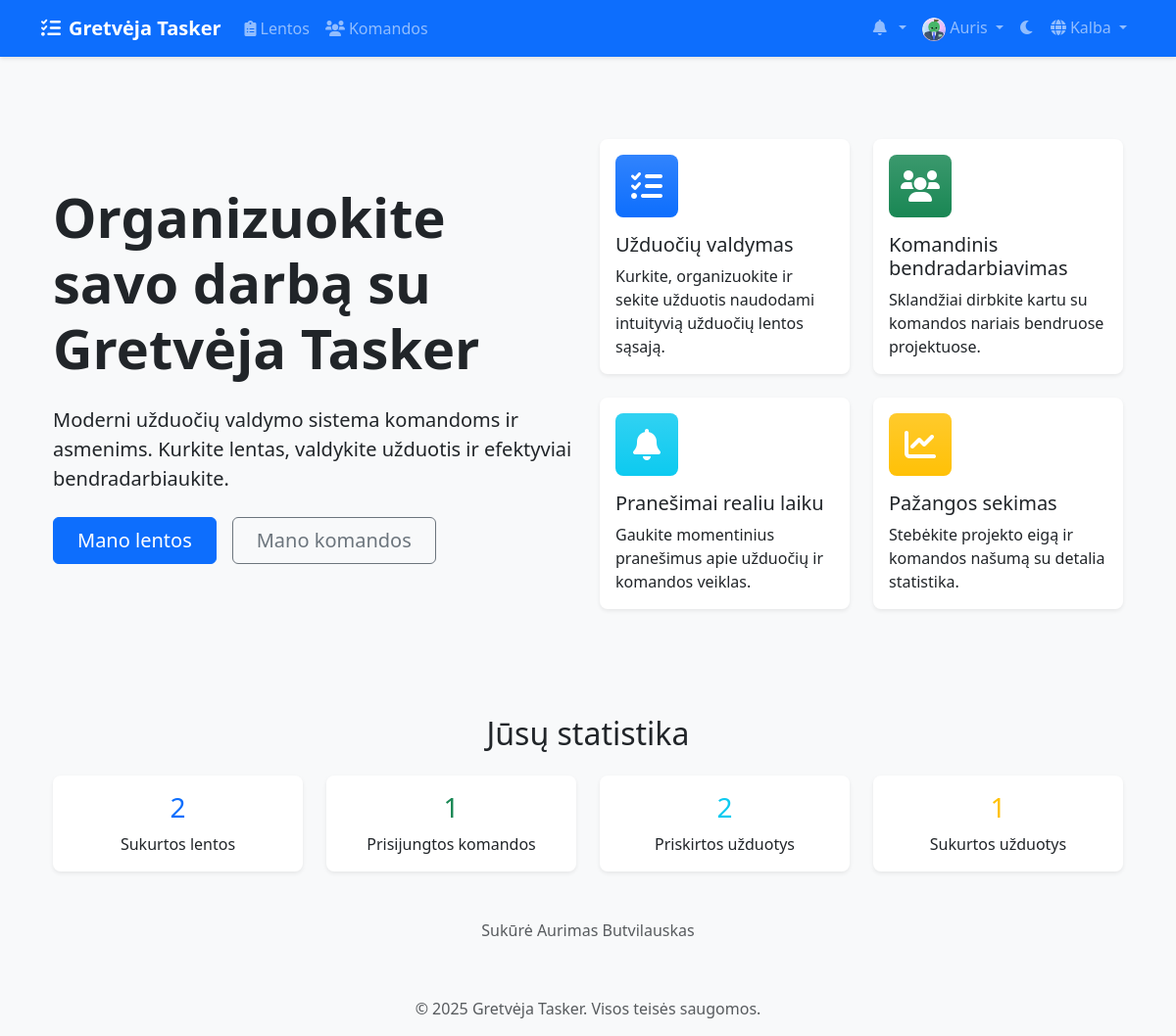
/lt/ (signed in), run on the app's committed database.
### accounts/models.py (models this page shows, shortened)
class CustomUser(AbstractUser):
    email = models.EmailField(_('email address'), unique=True)
    avatar = models.ImageField(upload_to='avatars/', null=True, blank=True)
    bio = models.TextField(max_length=500, blank=True)
    theme_preference = models.CharField(
        max_length=10,
        choices=[('light', 'Light'), ('dark', 'Dark')],
        default='light'
    )
    notification_preferences = models.JSONField(
        default=dict,
        help_text=_('User notification preferences')
    )
    class Meta:
        verbose_name = _('user')
        verbose_name_plural = _('users')

### templates/home.html (shortened to what this page needs)
{% extends 'base.html' %}
{% load static %}
{% load i18n %}
{% block content %}
<div class="container">
    <div class="row align-items-center min-vh-75">
        <div class="col-lg-6">
            <h1 class="display-4 fw-bold mb-4">{% trans "Organize Your Work with Gretvėja Tasker" %}</h1>
            <p class="lead mb-4">{% trans "A modern task management solution for teams and individuals. Create boards, manage tasks, and collaborate effectively." %}</p>
            {% if not user.is_authenticated %}
                <div class="d-grid gap-2 d-md-flex justify-content-md-start">
                    <a href="{% url 'account_signup' %}" class="btn btn-primary btn-lg px-4 me-md-2">{% trans "Get Started" %}</a>
                    <a href="{% url 'account_login' %}" class="btn btn-outline-secondary btn-lg px-4">{% trans "Sign In" %}</a>
                </div>
            {% else %}
                <div class="d-grid gap-2 d-md-flex justify-content-md-start">
                    <a href="{% url 'boards:board_list' %}" class="btn btn-primary btn-lg px-4 me-md-2">{% trans "My Boards" %}</a>
                    <a href="{% url 'teams:team_list' %}" class="btn btn-outline-secondary btn-lg px-4">{% trans "My Teams" %}</a>
                </div>
            {% endif %}
        </div>
        <div class="col-lg-6">
            <div class="row g-4">
                <div class="col-md-6">
                    <div class="card h-100 border-0 shadow-sm">
                        <div class="card-body">
                            <div class="feature-icon bg-primary bg-gradient text-white rounded-3 mb-3">
                                <i class="fas fa-tasks fa-2x p-3"></i>
                            </div>
                            <h5 class="card-title">{% trans "Task Management" %}</h5>
                            <p class="card-text">{% trans "Create, organize, and track tasks with our intuitive task board interface." %}</p>
                        </div>
                    </div>
                </div>
                <div class="col-md-6">
                    <div class="card h-100 border-0 shadow-sm">
                        <div class="card-body">
                            <div class="feature-icon bg-success bg-gradient text-white rounded-3 mb-3">
                                <i class="fas fa-users fa-2x p-3"></i>
                            </div>
                            <h5 class="card-title">{% trans "Team Collaboration" %}</h5>
                            <p class="card-text">{% trans "Work together seamlessly with team members on shared projects." %}</p>
                        </div>
                    </div>
                </div>
                <div class="col-md-6">
                    <div class="card h-100 border-0 shadow-sm">
                        <div class="card-body">
                            <div class="feature-icon bg-info bg-gradient text-white rounded-3 mb-3">
                                <i class="fas fa-bell fa-2x p-3"></i>
                            </div>
                            <h5 class="card-title">{% trans "Real-time Notifications" %}</h5>
                            <p class="card-text">{% trans "Stay updated with instant notifications about task and team activities." %}</p>
                        </div>
                    </div>
                </div>
                <div class="col-md-6">
                    <div class="card h-100 border-0 shadow-sm">
                        <div class="card-body">
                            <div class="feature-icon bg-warning bg-gradient text-white rounded-3 mb-3">
                                <i class="fas fa-chart-line fa-2x p-3"></i>
                            </div>
                            <h5 class="card-title">{% trans "Progress Tracking" %}</h5>
                            <p class="card-text">{% trans "Monitor project progress and team performance with detailed statistics." %}</p>
                        </div>
                    </div>
                </div>
            </div>
        </div>
    </div>
    {% if user.is_authenticated %}
    <div class="row mt-5">
        <div class="col-12">
            <h2 class="text-center mb-4">{% trans "Your Statistics" %}</h2>
        </div>
        <div class="col-md-3">
            <div class="card text-center border-0 shadow-sm">
                <div class="card-body">
                    <h3 class="card-title text-primary">{{ user.owned_boards.count }}</h3>
                    <p class="card-text">{% trans "Boards Created" %}</p>
                </div>
            </div>
        </div>
        <div class="col-md-3">
            <div class="card text-center border-0 shadow-sm">
                <div class="card-body">
                    <h3 class="card-title text-success">{{ user.teams.count }}</h3>
                    <p class="card-text">{% trans "Teams Joined" %}</p>
                </div>
            </div>
        </div>
        <div class="col-md-3">
            <div class="card text-center border-0 shadow-sm">
                <div class="card-body">
                    <h3 class="card-title text-info">{{ user.assigned_tasks.count }}</h3>
                    <p class="card-text">{% trans "Tasks Assigned" %}</p>
                </div>
            </div>
        </div>
        <div class="col-md-3">
            <div class="card text-center border-0 shadow-sm">
                <div class="card-body">
                    <h3 class="card-title text-warning">{{ user.created_tasks.count }}</h3>
                    <p class="card-text">{% trans "Tasks Created" %}</p>
                </div>
            </div>
        </div>
    </div>
    {% endif %}
    <div class="row mt-5">
        <div class="col-12 text-center">
            <p class="text-muted">{% trans "Created by Aurimas Butvilauskas" %}</p>
        </div>
    </div>
</div>
{% endblock %}

### templates/base.html (shortened to what this page needs)
{% load static %}
{% load compress %}
{% load i18n %}
<!DOCTYPE html>
<html lang="{{ LANGUAGE_CODE }}" data-bs-theme="light">
<head>
    <link href="https://cdn.jsdelivr.net/npm/bootstrap@5.3.2/dist/css/bootstrap.min.css" rel="stylesheet">
    <link href="https://cdnjs.cloudflare.com/ajax/libs/font-awesome/6.0.0/css/all.min.css" rel="stylesheet">
    <link href="https://cdn.jsdelivr.net/npm/select2@4.1.0-rc.0/dist/css/select2.min.css" rel="stylesheet">
    <link href="https://cdn.jsdelivr.net/npm/select2-bootstrap-5-theme@1.3.0/dist/select2-bootstrap-5-theme.min.css" rel="stylesheet">
    {% compress css %}
    <link href="{% static 'css/style.css' %}" rel="stylesheet">
    {% endcompress %}
</head>
<body>
    <nav class="navbar navbar-expand-lg navbar-dark bg-primary">
        <div class="container">
            <a class="navbar-brand" href="{% url 'home' %}">
                <i class="fas fa-tasks me-2"></i>{% trans "Gretvėja Tasker" %}
            </a>
            <div class="collapse navbar-collapse" id="navbarNav">
                <ul class="navbar-nav me-auto">
                    {% if user.is_authenticated %}
                        <li class="nav-item">
                            <a class="nav-link" href="{% url 'boards:board_list' %}">
                                <i class="fas fa-clipboard-list me-1"></i>{% trans "Boards" %}
                            </a>
                        </li>
                        <li class="nav-item">
                            <a class="nav-link" href="{% url 'teams:team_list' %}">
                                <i class="fas fa-users me-1"></i>{% trans "Teams" %}
                            </a>
                        </li>
                    {% endif %}
                </ul>
                <ul class="navbar-nav">
                    {% if user.is_authenticated %}
                        <li class="nav-item dropdown">
                            <a class="nav-link dropdown-toggle" href="#" id="notificationsDropdown" role="button" data-bs-toggle="dropdown">
                                <i class="fas fa-bell me-1"></i>
                            </a>
                        </li>
                        <li class="nav-item dropdown">
                            <a class="nav-link dropdown-toggle" href="#" id="userDropdown" role="button" data-bs-toggle="dropdown">
                                {% if user.avatar %}
                                    <img src="{{ user.avatar.url }}" alt="{% trans 'Avatar' %}" class="rounded-circle" width="24" height="24">
                                {% else %}
                                    <i class="fas fa-user-circle"></i>
                                {% endif %}
                                {{ user.username }}
                            </a>
                        </li>
                    {% endif %}
                    <li class="nav-item">
                        <button class="btn nav-link" id="theme-toggle">
                            <i class="fas fa-moon"></i>
                        </button>
                    </li>
                    <li class="nav-item dropdown">
                        <a class="nav-link dropdown-toggle" href="#" id="languageDropdown" role="button" data-bs-toggle="dropdown">
                            <i class="fas fa-globe me-1"></i>{% trans "Language" %}
                        </a>
                                {% get_current_language as CURRENT_LANGUAGE %}
                                {% get_available_languages as LANGUAGES %}
                    </li>
                </ul>
            </div>
        </div>
    </nav>
    <main class="container my-4">
        {% block content %}{% endblock %}
    </main>
    <footer class="footer mt-auto py-3 bg-light">
        <div class="container text-center">
            <span class="text-muted">© {% now "Y" %} Gretvėja Tasker. {% trans "All rights reserved." %}</span>
        </div>
    </footer>
</body>
</html>

### static/css/style.css (style rules this page uses)
:root { --primary-color: #0d6efd; --secondary-color: #6c757d; --success-color: #198754; --info-color: #0dcaf0; --warning-color: #ffc107; --danger-color: #dc3545; --light-color: #f8f9fa; --dark-color: #212529; --todo-color: #ff6b6b; --doing-color: #ffd93d; --done-color: #6bcb77; --rejected-color: #4d96ff; }
body { min-height: 100vh; display: flex; flex-direction: column; background-color: var(--bs-gray-100); }
main { flex: 1; }
.navbar { box-shadow: 0 2px 4px rgba(0,0,0,0.1); }
.navbar-brand { font-weight: bold; }
.card { border-radius: 0.5rem; box-shadow: 0 0.125rem 0.25rem rgba(0,0,0,0.075); transition: transform 0.2s ease-in-out; border: none; }
.btn { border-radius: 0.375rem; padding: 0.5rem 1rem; font-weight: 500; transition: all 0.2s ease; }
.btn-primary { background-color: var(--primary-color); border-color: var(--primary-color); color: white; }

### templates/home.html (style rules this page uses)
.feature-icon { display: inline-flex; align-items: center; justify-content: center; width: 64px; height: 64px; border-radius: 0.75rem; }
.min-vh-75 { min-height: 75vh; }

### data on the page
CustomUser: avatar (picture), username "Auris", owned_boards.count "2", teams.count "1", assigned_tasks.count "2", created_tasks.count "1"
